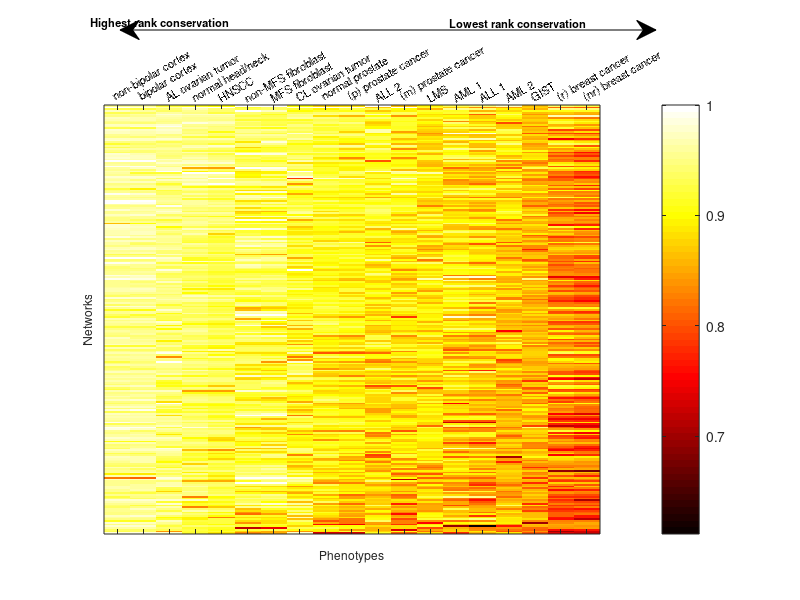

Here is the MATLAB script that generated this plot:

% mu_plots

% close all

blue = [198,217,241]/255; dark_blue = [31,73,125]/255;
yellow = [255,192,0]/255;
red = [255,0,0]/255; dark_red = [192,0,0]/255;
olive = [119,147,60]/255;
brown = [221,217,195]/255;

load mu_diff_struct_02172010


d_names = {'GIST','LMS',...
    '(nr) breast cancer','(r) breast cancer',...
    'lung cancer','normal lung',...
    'MFS fibroblast','non-MFS fibroblast',...
    'Crohn''s PBMCs','non-Crohn''s PBMCs',...
    'Parkinson''s disease','healthy blood',...
    'bipolar cortex','non-bipolar cortex',...
    'AML 1','ALL 1',...
    'AML 2','ALL 2',...
    'HNSCC','normal head/neck',...
    'CL ovarian tumor','AL ovarian tumor',...
    '(p) prostate cancer','normal prostate',...
    '(m) prostate cancer','normal prostate',...
    '(m) prostate cancer','(p) prostate cancer'};


to_delete = [3,5,6,14];
% to_delete = [3,5,6,8,9];
mu_diff_struct(to_delete) = [];
d_names([2*to_delete, 2*to_delete-1]) = [];

% sort_order = [1;6;3;5;2;4;7;8;9];
% mu_diff_struct = mu_diff_struct(sort_order);
% 
% names_sort_order = [1;2;11;12;5;6;9;10;3;4;7;8;13;14;15;16;17;18];
% d_names = d_names(names_sort_order);

D = numel(d_names);
i = 1;

% figure;
% subplot(3,4,1:2)
% plot(.75,.85,'o',...
%     'color','k',...
%     'markerfacecolor',dark_red,...
%     'markersize',5);
% % hold on
% % plot(0,0,'o',...
% %     'color','k',...
% %     'markerfacecolor',blue,...
% %     'markersize',5)
% text(.725,.95,'(# tighter in less malignant)',...
%     'horizontalalignment','left',...
%     'fontsize',8)
% 
% text(.975,.75,'(# tighter in more malignant)',...
%     'horizontalalignment','right',...
%     'fontsize',8)
% 
% text(.85,.85,{'Relative regulation of network'; 'one phenotype vs. the other'},...
%     'horizontalalignment','center',...
%     'fontsize',8,'fontweight','bold');
% 
% xlim([.7 1])
% ylim([.7 1])
% % legend('Relative regulation of pathway between phenotypes',...
% %     'location','east')
% legend('boxoff')
% xlabel('Rank conservation index in more malignant phenotype',...
%     'fontangle','italic','fontsize',8)
% ylabel({'Rank conservation index';'in less malignant phenotype'},...
%     'fontangle','italic','fontsize',8,...
%     'horizontalalignment','right','verticalalignment','middle','rotation',0)
% set(gca,'xtick',[],'ytick',[],'fontsize',10,'fontweight','bold','box','off')
% 
% 
% labels = {'A','B','C','D','E','F','G','H','I'};
% alpha = 0.05;
% mu_diff_counts = zeros(numel(mu_diff_struct),2);
% for i = 1:numel(mu_diff_struct)
%     subplot(3,4,i+3)
%     mu_diff_stats = mu_diff_struct(i).mu_diff;
%     mu_diff_m = find(mu_diff_stats(:,5) < alpha);
%     mu_R_1 = mu_diff_struct(i).mu_R(mu_diff_m,1);
%     mu_R_2 = mu_diff_struct(i).mu_R(mu_diff_m,2);
% 
%     pos = mu_R_2 > mu_R_1;
%     neg = mu_R_2 < mu_R_1;
%     mu_diff_counts(i,:) = [sum(pos),sum(neg)];
%     plot(mu_R_1(pos),mu_R_2(pos),'o',...
%         'color',dark_red,...
%         'markerfacecolor',dark_red,...
%         'markersize',3);
%     hold on
%     plot(mu_R_1(neg),mu_R_2(neg),'o',...
%         'color',dark_red,...
%         'markerfacecolor',dark_red,...
%         'markersize',3)
%     
% %     range = [min([mu_R_1;mu_R_2]), max([mu_R_1;mu_R_2])];
%     range = [.72 .98];
%     plot(range,range,'k-')
% 
%     xlim([.7 1])
%     ylim([.7 1])
%     
%     text(.725,.95,['(',num2str(sum(pos)),')'],...
%         'horizontalalignment','left',...
%         'fontsize',8')
% 
%     text(.975,.75,['(',num2str(sum(neg)),')'],...
%         'horizontalalignment','right',...
%         'fontsize',8')
%     
%     xlabel(d_names(2*i-1),'fontsize',8)
%     ylabel(d_names(2*i),'fontsize',8)
%     
% %     title(labels{i},'fontsize',8,'fontweight','bold','horizontalalign','left')
%     text(.60,1.04,labels{i},'fontsize',8,'fontweight','bold')
%     
%     set(gca,'xtick',[],'ytick',[],'fontsize',8)
% end


figure;
mu_diff_stats = mu_diff_struct(1).mu_diff;
global_mu = zeros(size(mu_diff_stats,1),D);
for i = 1:numel(mu_diff_struct)
    mu_diff_stats = mu_diff_struct(i).mu_diff;
    [mds,sort_idx] = sortrows(mu_diff_stats);
    mu_R_1 = mu_diff_struct(i).mu_R(sort_idx,1);
    mu_R_2 = mu_diff_struct(i).mu_R(sort_idx,2);
    j = (2*i)-1;
    global_mu(mds(:,1),j:j+1) = [mu_R_1,mu_R_2];
end
global_mu(:,end) = []; d_names(end) = [];
D = numel(d_names);
for i = 1:D
    global_mu(global_mu(:,i)==0,i)=mean(global_mu(:,i));
end

global_mu_mean = mean(global_mu,1);
[gmm,s] = sort(global_mu_mean,'descend');
gm_s = global_mu(:,s);

global_mu_mean2 = mean(gm_s,2);
[gmm2,s2] = sort(global_mu_mean2,'descend');
gm_s = gm_s(s2,:);

% mu_R_gs = gs_struct.gs(s2);

clims = [min(min(global_mu(global_mu > 0))),max(max(global_mu))];
imagesc(gm_s,clims)

% scale = linspace(0,1,50)';
% r = olive(1)*scale; g = olive(2)*scale; b = olive(3)*scale;
% rgb = [r,g,b];
colormap(hot)

text(0,-47,'Highest rank conservation',...
    'horizontalalignment','left',...
    'fontsize',8,'fontweight','bold')

text(D,-47,'Lowest rank conservation',...
    'horizontalalignment','right',...
    'fontsize',8,'fontweight','bold')

annotation('doublearrow',[.15 .82],[.95 .95])

ylabel('Networks','fontsize',8)
xlabel('Phenotypes','fontsize',8)

for i = 1:D
    text(i,-1,d_names{s(i)},...
    'Rotation',30, ...
    'VerticalAlignment','bottom', ...
    'HorizontalAlignment','left','fontsize',8);
%     text(i,255,num2str(gmm(i),'%1.3f'),...
%         'horizontalalignment','center','fontsize',7)
end
set(gca,'xtick',1:D,'xticklabel',[],...
    'ytick',[],'fontsize',8,'outerposition',[0 0 1 .9])

colorbar
set(gca,'fontsize',8)

